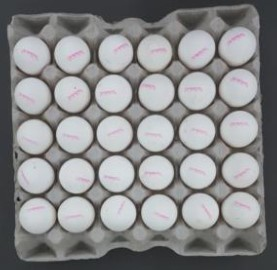
#> input picture sample_img.jpg, 277 x 270 px
$ jupyter execute 'CODI-M - Python.ipynb'
#> lines starting #> are read from the running program, lines starting #| are printed output that depends on the picture; after the words box and inside, x2 and y2 are one past the last pixel; in counts of white or black regions, pixels touching at a corner belong together
[cell 1]
import numpy as np
import matplotlib.pyplot as plt
import time
from sklearn.cluster import DBSCAN
from matplotlib import image
from skimage.transform import resize

[cell 2]
## INITIALIZE
DownSampleRage     = 2           # The percentage of pixels kept from an original image
fig_name           = 'sample_img.jpg'
half_seed_len      = 1           # half of the length of a squared seed
dist_seed_center   = 6           # distance between the center of consecutive seeds
eps                = 0.6         # PARA eps in DBSCAN
MP                 = 6           # PARA m in DBSCAN
mu                 = 0.00005     # PARA mu in diffusion algorithm
theta              = 1           # PARA theta in diffusion algorithm
eta                = 0.0001      # PARA eta in diffusion algorithm
R_n                = 0.01        # Stoppting criteria of diffusion algorithm
seedsdim           = 4           # Total dimension of seeds
treshvalue         = 205         # Threshold in preprocessing step to get mask image

[cell 3]
def AlgIEdge(SeedIm, EdgeIm, X_D, mu, theta, eta, perc):
#      This algorithm is the Edge-weighted harmonic variational optimization model
#      proposed in the paper
#      -inputs:
#       SeedIm       : Seed Image
#       EdgeIm       : Mask Image of the image that $g$ applied onto
#       mu           : multiplier on the constraint V−U=0.
#       lamb         : λ, the Lagrange multiplier associated with the linear constraint V−U=0.
#       eta          : η, fidelity parameter
#      -output :
#       DiffusedIm   : Diffused image

    objval = []
    X_D  = X_D * EdgeIm
    u0   = SeedIm
    u    = u0
    v    = u0

    n = u0.shape[0]
    m = u0.shape[1]
    lamb = np.zeros((n,m))
    G0 = np.max(EdgeIm)
    C  = EdgeIm - G0

    A = np.zeros((n, m))

    for i in range(n):
        for j in range(m):
            A[i,j] = theta + mu- 4*G0 *(np.cos(2*np.pi*(i)/n)+ np.cos(2*np.pi*(j)/m)-2)

    obj= np.sum(EdgeIm * (dxf(u) ** 2 + dyf(u) ** 2) + 0.5 * eta * X_D *(u-SeedIm))
    objval.append(obj)

    err = 100
    while err > perc:

        ux = dxf(u)
        uy = dyf(u)
        g = theta * u + 2 * dxb(C * ux) + 2 * dyb(C * uy)+ mu * v +lamb
        u = np.real(np.fft.ifftn(np.fft.fftn(g) / A))
        v = (eta * X_D *u0+mu*u-lamb) /( eta * X_D + mu)
        lamb += mu * (v-u)

        obj= np.sum(EdgeIm * (dxf(u) ** 2+ dyf(u) ** 2) + 0.5 * eta * X_D * (u - SeedIm))
        objval.append(obj)
        err = (objval[-2]-objval[-1])/objval[-1]

    return u

[cell 4]
def dyf(u):
    v = np.zeros((u.shape[0], u.shape[1]))
    v[:, 1:] = u[:,1:] - u[:,:-1]
    v[:, -1] = u[:,0]  - u[:,-1]
    return v

def dxf(u):
    v = np.zeros((u.shape[0], u.shape[1]))
    v[:-1,:] = u[1:,:]  - u[:-1,:]
    v[-1,:] = u[0, :]  - u[-1, :]
    return v

def dxb(u):
    v = np.zeros((u.shape[0], u.shape[1]))
    v[0,:] = u[0,:] - u[-1,:]
    v[1:,:] = u[1:,:] - u[:-1,:]
    return v

def dyb(u):
    v = np.zeros((u.shape[0], u.shape[1]))
    v[:,0] = u[:,0] - u[:,-1]
    v[:,1:] = u[:,1:] - u[:,:-1]
    return v

[cell 5]
# load and display an image with Matplotlib


# load image as pixel array
image = image.imread('sample_img.jpg')
#> image is the input picture: shape (270, 277, 3); mean R, G, B 135.6, 135.9, 136.9

# [7 lines of commented-out code are left out]

[cell 6]
print('Finish reading')

[cell 7]
print('start timing')
t = time.time()

[cell 8]
Im = resize(image, (image.shape[0] // 2, image.shape[1] // 2),anti_aliasing=False)

[cell 9]
Im = (Im - np.min(Im)) / (np.max(Im) - np.min(Im))
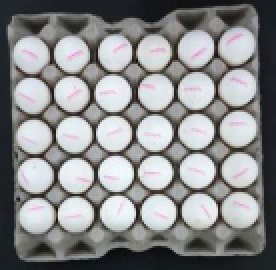
#> Im: shape (135, 138, 3) float64 (shown 2 times larger); mean R, G, B 0.536, 0.537, 0.542

[cell 10]
# display the downsampled of pixels as an image
# pyplot.imshow(Im)
# pyplot.show()

[cell 11]
n = Im.shape[0]
#> n = 135
m = Im.shape[1]
#> m = 138
phi = np.zeros((n + 6, m+6))
phi[3:3+n,3:3+m] = Im[:,:,0] ** 2 + Im[:,:,1] ** 2 + Im[:,:,2] ** 2
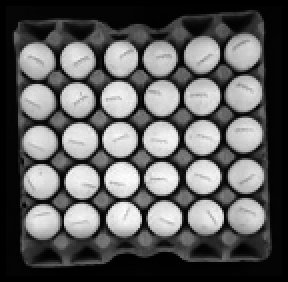
#> phi: shape (141, 144) float64 (shown 2 times larger); min 0, max 2.88, mean 1.06; drawn with min black and max white
phi = (phi - np.min(phi)) / (np.max(phi) - np.min(phi))

[cell 12]
EdgeMask = np.zeros((n+6, m+6))
EdgeMask[phi > (150 / 255)] = 1
# display the mask image
# pyplot.imshow(EdgeMask)
# pyplot.show()

[cell 13]
seed_image         = np.zeros((n+6,m+6,seedsdim))
seed_binary_domain = np.zeros((n+6,m+6))

seed_loc_i = np.arange(half_seed_len+1, n, dist_seed_center)
#> seed_loc_i = 23 values from 2 to 134
seed_loc_j = np.arange(half_seed_len+1, m, dist_seed_center)
#> seed_loc_j = 23 values from 2 to 134

[cell 14]
# generate seeds in the 1st component
# increse j first then increase i
k = 1  # start with value 1 and every time increase k by 1
for i in seed_loc_i:
    for j in seed_loc_j:
        seed_image[i-half_seed_len:i,j-half_seed_len:j,0] = k
        seed_binary_domain[i-half_seed_len:i,j-half_seed_len:j] = 1
        k += 1
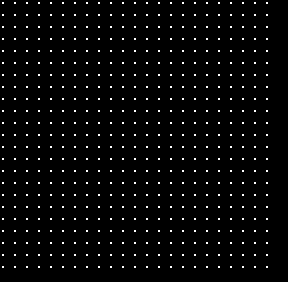
#> seed_binary_domain: shape (141, 144) float64 (shown 2 times larger); values 0 (black) and 1 (white), 2.6% white in thin lines or dots, all inside (x1, y1, x2, y2) = (1, 1, 134, 134)
#> after the loop, k = 530

[cell 15]
# generate seeds in the 2nd component
# increse i first then decrease j
k = k - 1
#> k = 529
for  j in seed_loc_j[::-1]:
    for i in seed_loc_i:
        seed_image[i-half_seed_len:i,j-half_seed_len:j,1]=k
        k -= 1
#> seed_image: shape (141, 144, 4) float64; mean of channels 0, 1, 2, 3 6.9, 6.9, 0, 0
#> after the loop, k = 0

[cell 16]
# generate permutated seeds in 3rd, 4th components

# generate random permutated uniformly distributed values of seeds
# between [1,255] and store them in random_seeds_val.
# each column is a permutation

random_seeds_val = np.zeros((len(seed_loc_i) * len(seed_loc_j),2))
for p in range(2):
    random_seeds_val[:,p] = np.random.permutation(len(seed_loc_i) * len(seed_loc_j))


l = 0
for i in seed_loc_i:
    for j in seed_loc_j:
        seed_image[i-half_seed_len:i,j-half_seed_len:j,2] = random_seeds_val[l,0];
        seed_image[i-half_seed_len:i,j-half_seed_len:j,3] = random_seeds_val[l,1];
        l += 1
#> seed_image: shape (141, 144, 4) float64; mean of channels 0, 1, 2, 3 6.9, 6.9, 6.9, 6.9
#> after the loop, l = 529

[cell 17]
# Ensure that the values of seeds are located in [1,255] % to distinct the
# seed values from the background value 0
seed_image = seed_image/np.max(seed_image)*255

[cell 18]
# [5 lines of commented-out code are left out]

[cell 19]
print('Finished generating seeds \n')

[cell 20]
#  Edge-weighted harmonic variational optimization model
#  perform diffusion in each dimension
AlgIdiffIm = np.zeros((n+6, m+6, seedsdim))
for p in range(seedsdim):
    diffused =  AlgIEdge(seed_image[:,:,p],EdgeMask,seed_binary_domain,mu,theta,eta,R_n)
    # normalize the diffused image and only preserve the pixels within
    # the mask image
    diffused = (diffused / np.max(diffused)) * 255 * EdgeMask
    AlgIdiffIm[:,:,p] = diffused
#> this loop made 4 passes
#> pass 1, in AlgIEdge, `X_D  = X_D * EdgeIm`:
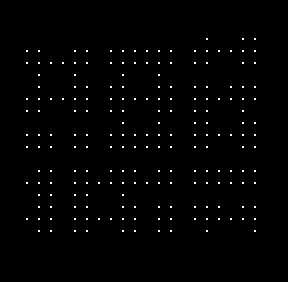
#> X_D: shape (141, 144) float64 (shown 2 times larger); values 0 (black) and 1 (white), 0.97% white in thin lines or dots, all inside (x1, y1, x2, y2) = (13, 19, 128, 116)
#> pass 1, in AlgIEdge, `C  = EdgeIm - G0`:
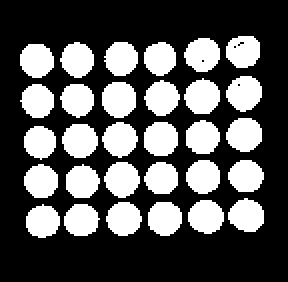
#> C: shape (141, 144) float64 (shown 2 times larger); values -1 (black) and 0 (white), 33.8% white; 30 white regions, largest, box (x1, y1, x2, y2) and area: (51, 41, 68, 59) 249, (92, 39, 110, 57) 244, (113, 38, 131, 56) 242
#> after the loop:
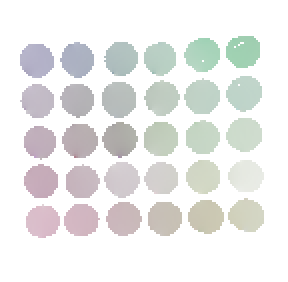
#> AlgIdiffIm: shape (141, 144, 4) float64 (shown 2 times larger); mean of channels 0, 1, 2, 3 6.6, 7.1, 6.2, 7.3; transparent parts drawn white
#> after the loop:
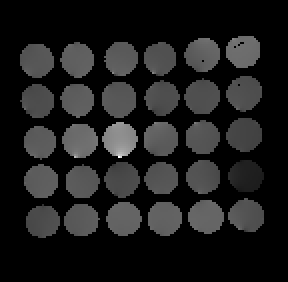
#> diffused: shape (141, 144) float64 (shown 2 times larger); min 0, max 62.4, mean 7.3; drawn with min black and max white

print('Finshied diffusing seeds \n')

[cell 21]
# [19 lines of commented-out code are left out]

[cell 22]
# Apply DBSCAN to diffused image
# Vectorize the diffused pixels in all objects.
D = []
for p in range(seedsdim):
    DD =  AlgIdiffIm[:,:,p]
    D.append(DD[DD >0])
#> this loop made 4 passes
#> pass 1, `DD =  AlgIdiffIm[:,:,p]`:
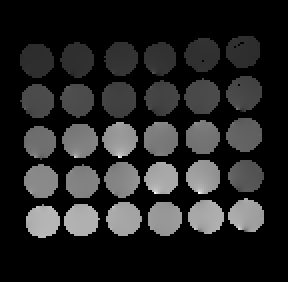
#> DD: shape (141, 144) float64 (shown 2 times larger); min 0, max 45.4, mean 6.6; drawn with min black and max white
#> pass 3, `DD =  AlgIdiffIm[:,:,p]`:
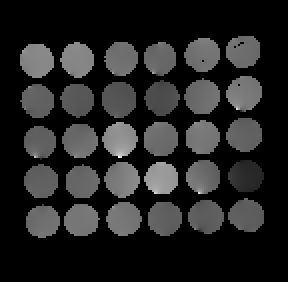
#> DD: shape (141, 144) float64 (shown 2 times larger); min 0, max 43.09, mean 6.2; drawn with min black and max white
#> after the loop, D = 4 items
    # Each row in D is associated with a pixel in the mask in multiple
    # dimension
    # Each column of D is associated with all pixels in the mask in one
    # dimension
D = np.array(D).T

[cell 23]
# Apply a high dimensional density based clustering algorithm to D with
# predeterminated paramters eps(\epsilon) and MP(MinPoints)
clustering = DBSCAN(eps=eps, min_samples=MP).fit(D)
IDX = clustering.labels_
#> IDX = 6871 values, max 31 at index 5604, min -1 at index 0, mean 14.03
# Number of clusters in labels, ignoring noise if present.
NumOfClusters = len(set(IDX)) - (1 if -1 in IDX else 0)
#> NumOfClusters = 32
n_noise_ = list(IDX).count(-1)
#> n_noise_ = 499
print('Finished Clustering')
elapsed = time.time() - t
print('CPU time: ', elapsed, 'seconds')

[cell 24]
core_samples_mask = np.zeros_like(clustering.labels_, dtype=bool)
core_samples_mask[clustering.core_sample_indices_] = True
labels = clustering.labels_
#> labels has the same summary as IDX

# Black removed and is used for noise instead.
labels = IDX
unique_labels = set(labels)
#> unique_labels = 33 items
colors = [plt.cm.Spectral(each)
          for each in np.linspace(0, 1, len(unique_labels))]
#> colors = 33 items, first 6: (0.62, 0.00392, 0.259, 1), (0.687, 0.079, 0.275, 1), (0.755, 0.154, 0.291, 1), (0.823, 0.229, 0.307, 1), (0.866, 0.29, 0.298, 1), (0.904, 0.348, 0.283, 1)
for k, col in zip(unique_labels, colors):
    if k == -1:
        # Black used for noise.
        col = [0, 0, 0, 1]

    class_member_mask = (labels == k)

    xy = D[class_member_mask & core_samples_mask]
    plt.plot(D[:, 0], D[:, 1], 'o', markerfacecolor=tuple(col),
             markersize=0.1)

    xy = D[class_member_mask & ~core_samples_mask]
    plt.plot(D[:, 0], D[:, 1], 'o', markerfacecolor=tuple(col),
             markersize=0.1)
#> this loop made 33 passes
#> k on pass 33: -1

plt.title('Estimated number of clusters: %d' % NumOfClusters)
plt.show()
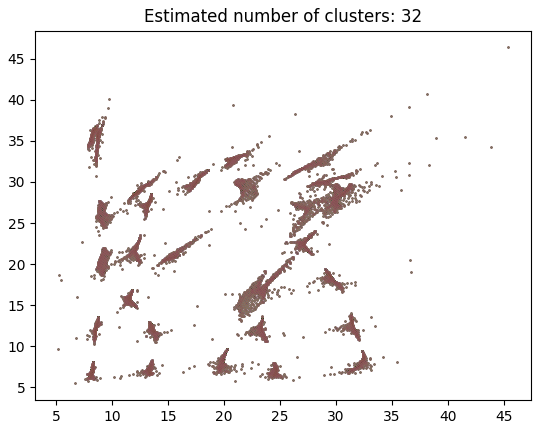
#> figure drawn by matplotlib, 1 panel
